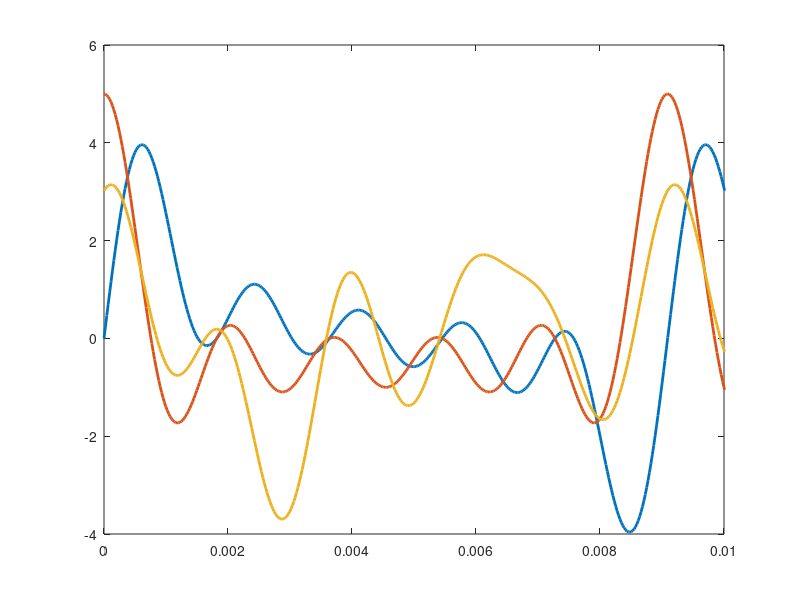

The MATLAB script that drew this image:
clear all;

% Some parameters to start with
fs_s = 44100;     % sampling frequency
T_s = 5;           %signal duration
f0 = 110;      % fundamental frequency
a_k = 1;        % amplitude
t_s = 0:1/fs_s:T_s-1/fs_s;

N = 5; % number of components

phase = zeros(1,N); % in the case of zero phase

% initialize the signal with a vector of zeros
s1 = zeros(1,fs_s*T_s);  % Where does the fs*T come from?

% now the loop
for kk = 1:N
    s1 = s1 + a_k*sin(2*pi*kk*f0*t_s + phase(kk));
end

% plotting
figure('Name','A cool tone complex!')
plot(t_s,s1, 'lineWidth', 2.0)
xlabel('')
ylabel('')
xlim([0 .01])

%sound(s1, 44100)       %for listening to resulting tone complex
%pause(length(s1) / fs_s);

%----------- Phase is pi half ----------------
phasePiHalf = ones(1, N) * (pi / 2)
s2 = zeros(1,fs_s*T_s);

for kk = 1:N
    s2 = s2 + a_k*sin(2*pi*kk*f0*t_s + phasePiHalf(kk));
end
 hold on

plot(t_s,s2, 'lineWidth', 2.0)
xlabel('')
ylabel('')
xlim([0 .01])

%sound(s2, 44100)
%pause(length(s2) / fs_s);

%----------Phase is randomized between 0 and 2 pi -------------
phaseRand = 2 * pi * rand(1, N)
s3 = zeros(1,fs_s*T_s);
for kk = 1:N
    s3 = s3 + a_k*sin(2*pi*kk*f0*t_s + phaseRand(kk));
end
plot(t_s,s3, 'lineWidth', 2.0)
xlabel('')
ylabel('')
xlim([0 .01])

f0*2^N
%sound(s3, 44100)
%pause(length(s3) / fs_s);
